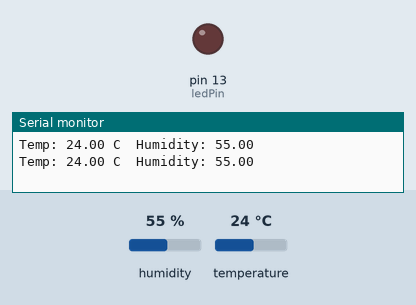
Recording of a sketch running on a simulated Arduino Uno, built with avr-gcc and run on an emulated ATmega328P. On the bench: output pins drawn as LEDs (lit = HIGH), the last lines printed to the serial monitor. The test bench sets the inputs (shaded band); at power-on: temperature 24 °C, humidity 55 %.

Above: at 2.8 s.
2.9 s: temperature set to 34.5 °C
5.6 s: temperature set to 35.8 °C
At 6.3 s:
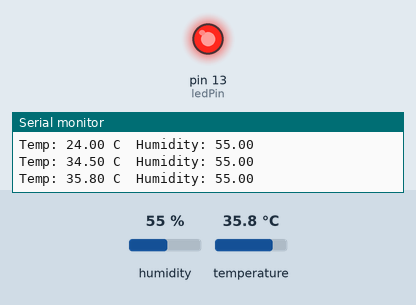
8.3 s: temperature set to 12 °C
At 11.0 s:
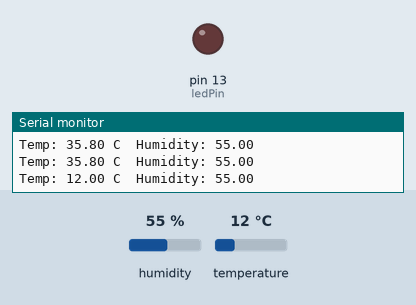
11.5 s: temperature set to 41 °C
At 12.8 s:
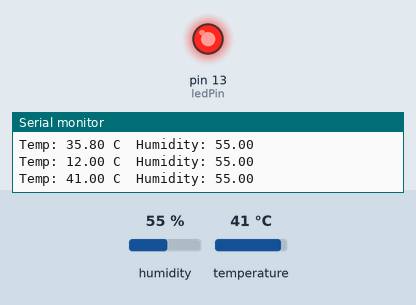
Timing chart, 0 to 14.5 s (numbered marks = the images above; inputs shaded):
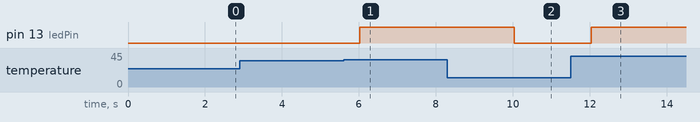

The sketch:

sketch.ino
```cpp
#include "DHT.h"

#define DHTPIN 2
#define DHTTYPE DHT22

DHT dht(DHTPIN, DHTTYPE);
int ledPin = 13;
float maxTemp = 35.0;

void setup() {
  Serial.begin(9600);
  dht.begin();
  pinMode(ledPin, OUTPUT);
}

void loop() {
  float temp = dht.readTemperature();
  float humidity = dht.readHumidity();

  Serial.print("Temp: ");
  Serial.print(temp);
  Serial.print(" C  Humidity: ");
  Serial.println(humidity);

  if (temp > maxTemp) {
    digitalWrite(ledPin, HIGH);
  } else {
    digitalWrite(ledPin, LOW);
  }
  delay(2000);
}
```

Measured:
- the behaviour switches between 35 and 35.1 °C on temperature (found by bisection; images 0 and 1)
- after the input at 5.6 s, pin 13 (ledPin): LOW → HIGH after 0.43 s
- after the input at 8.3 s, pin 13 (ledPin): HIGH → LOW after 1.7 s
- after the input at 11.5 s, pin 13 (ledPin): LOW → HIGH after 0.54 s
